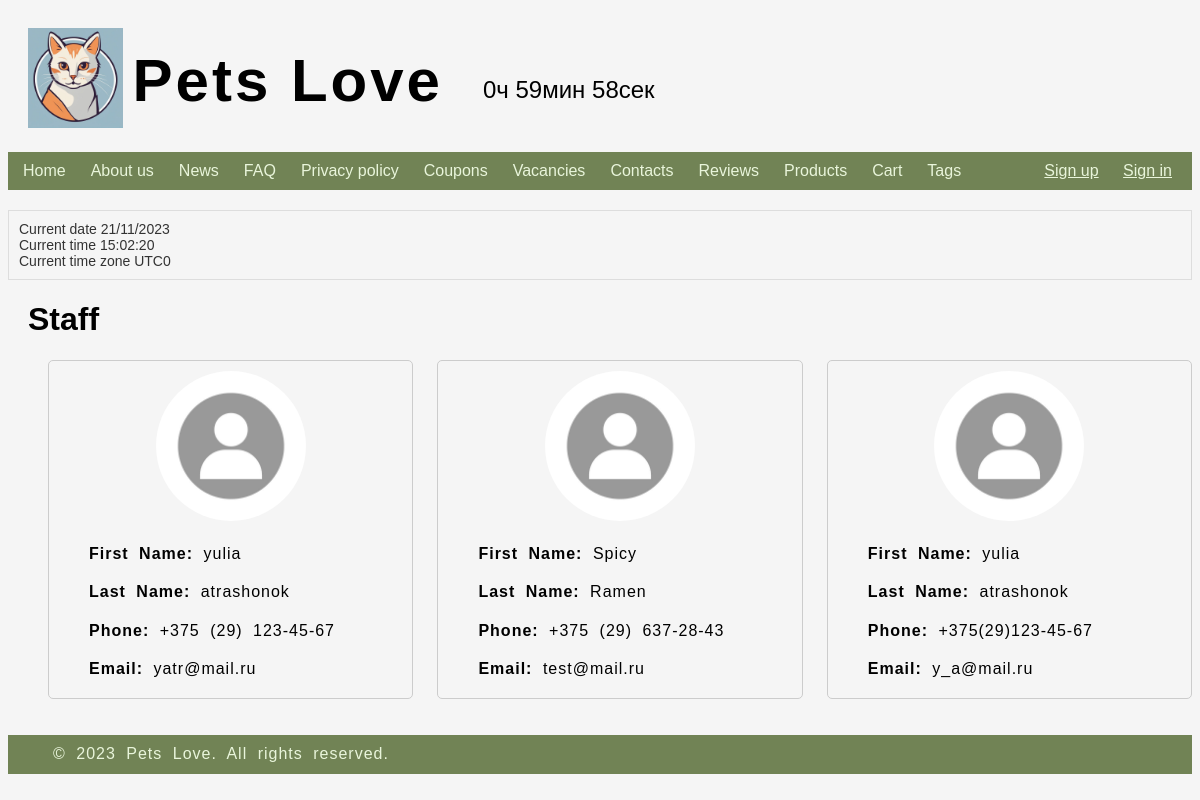
/contacts/, run on the app's committed database.
### login/models.py (models this page shows, shortened)
class MyUser(AbstractUser):
    first_name = models.CharField(max_length=200)
    last_name = models.CharField(max_length=200)
    date_of_birth = models.DateField()
    email = models.EmailField()
    phone_number = models.CharField(max_length=50)
    REQUIRED_FIELDS = ['first_name', 'last_name',
                       'email', 'date_of_birth', 'phone_number']
    USERNAME_FIELD = 'username'
    objects = MyUserManager()
    image = models.ImageField(upload_to='user/', default='user/test.jpg')

### shop/views.py (the view)
# urls.py: path('contacts/', views.contacts, name='contacts'),
def contacts(request):
    workers = MyUser.objects.all()
    workers = workers.filter(is_staff=True)
    return render(request, 'information/contacts.html', {'workers': workers})

### shop/templates/information/contacts.html
{% extends "base.html" %}
{% load static %}
{% block extra_stylesheets %}
  <link rel="stylesheet" href={% static 'shop/styles_contacts.css' %}>
{% endblock %}
{% block content %}
<body>
    <h1>Staff</h1>
    <ul itemscope itemtype="http://schema.org/Person" class="list-contacts">
        {% for w in workers%}
        <li>
            <img src="{{w.image.url}}" alt="not found" height="150">
            <p>
                <strong>First Name:</strong>
                <span itemprop="givenName">{{w.first_name}}</span>
            </p>
            <p>
                <strong>Last Name:</strong>
                <span itemprop="familyName">{{w.last_name}}</span>
            </p>
            <p>
                <strong>Phone:</strong>
                <span itemprop="telephone">{{w.phone_number}}</span>
            </p>
            <p>
                <strong>Email:</strong>
                <span itemprop="email">{{w.email}}</span>
            </p>
        </li>
        {% endfor %}
    </ul>
</body>
{% endblock %}

### shop/templates/base.html (shortened to what this page needs)
{% load static %}
<!DOCTYPE html>
<html>
<head>
    <link rel="stylesheet" href="{% static 'shop/styles_base.css' %}">
    {% block extra_stylesheets %}{% endblock %}
</head>
<body>
<header>
    <div class="logo">
    <img src="/media/logo.jpg" alt="logo not found" height="100">
    </div>
    <div class="company-name">Pets Love</div>
  <div id="countdown"></div>
</header>
<nav>
    <ul class="base-nav">
        <li><a href="/">Home</a></li>
        <li><a href="/about_company">About us</a></li>
        <li><a href="/news">News</a></li>
        <li><a href="/faq">FAQ</a></li>
        <li><a href="/privacy_policy">Privacy policy</a></li>
        <li><a href="/coupons">Coupons</a></li>
        <li><a href="/vacancies">Vacancies</a></li>
        <li><a href="/contacts">Contacts</a></li>
        <li><a href="/reviews">Reviews</a></li>
        <li><a href="/list_products">Products</a></li>
        {% if not user.is_staff %}
        <li><a href="/cart/" class="logo">Cart</a></li>
        {% endif %}
        <li><a href="/tags_page">Tags</a></li>
    </ul>
    <div class="user-log">
        {% if user.is_authenticated %}
        Hello, {{ user.username }}!
        <a href="{% url 'login:logout' %}">Log out</a>
        {% else %}
        <a href="{% url 'login:signup' %}">Sign up</a>
        <a href="{% url 'login:signin' %}">Sign in</a>
        {% endif %}
    </div>
</nav>
<div class="time-block">
    Current date <span id='date'></span>
    <br>
    Current time <span id='time'></span>
    <br>
    Current time zone <span id='zone'></span>
    <br>
</div>
<main id="content">
    {% block content %}
    {% endblock %}
</main>
<footer>
    <p>&copy; 2023 Pets Love. All rights reserved.</p>
</footer>
</body>
</html>

### shop/static/shop/styles_base.css (style rules this page uses)
body { font-family: 'Monseratt', Arial, sans-serif; padding: 0; background-color: #F5F5F5; overflow-x: hidden; }
#countdown { font-size: 24px; margin-top: 20px; margin-left: 40px; }
header { display: flex; align-items: center; padding: 20px; background-color: #F5F5F5; }
header img { height: 100px; margin-right: 10px; }
nav { position: sticky; width: 100%; top: 0; display: flex; justify-content: space-between; align-items: center; background-color: #718355; z-index: 2; }
.base-nav { display: flex; list-style: none; padding: 0; margin: 0; margin-left: 5px; }
.base-nav li { margin-right: 5px; }
.base-nav li a { color: #FFF; text-decoration: none; padding: 5px 10px; cursor: pointer; }
.base-nav li a:link { color: #E9F5DB; }
.user-log { color: #E9F5DB; padding: 10px; }
.user-log a { color: #E9F5DB; padding: 10px; }
.time-block { font-family: 'Monseratt', Arial, sans-serif; font-size: 14px; color: #333; margin-bottom: 20px; margin-top: 20px; padding: 10px; border: 1px solid #ddd; }
.company-name { font-family: Arial, sans-serif; font-weight: bold; font-size: 60px; letter-spacing: 3px; }
p { margin: 15px; padding: 10px; text-indent: 20px; line-height: 1.15; text-transform: initial; word-spacing: 5px; letter-spacing: 1px; hyphens: auto; word-break: break-all; font-family: 'Monseratt', sans-serif; text-align: justify; font-kerning: normal; }
h1, h2, h3 { margin-left: 20px; }
header .logo { transition: transform 0.3s ease; }
footer { background-color: #718355; color: #E9F5DB; bottom: 0; margin-top: auto; }

### shop/static/shop/styles_contacts.css (style rules this page uses)
.list-contacts { list-style-type: none; display: flex; flex-wrap: wrap; justify-content: space-between; }
.list-contacts li { flex-basis: 30%; margin-bottom: 20px; padding: 10px; border: 1px solid #ccc; border-radius: 5px; text-align: center; }
.list-contacts img { height: 150px; border-radius: 50%; margin-bottom: 10px; }
.list-contacts p { margin: 0; }

### data on the page
MyUser: image (picture), first_name "yulia", last_name "atrashonok", phone_number "+375 (29) 123-45-67", email "yatr@mail.ru"
MyUser: image (picture), first_name "Spicy", last_name "Ramen", phone_number "+375 (29) 637-28-43", email "test@mail.ru"
MyUser: image (picture), first_name "yulia", last_name "atrashonok", phone_number "+375(29)123-45-67", email "y_a@mail.ru"
